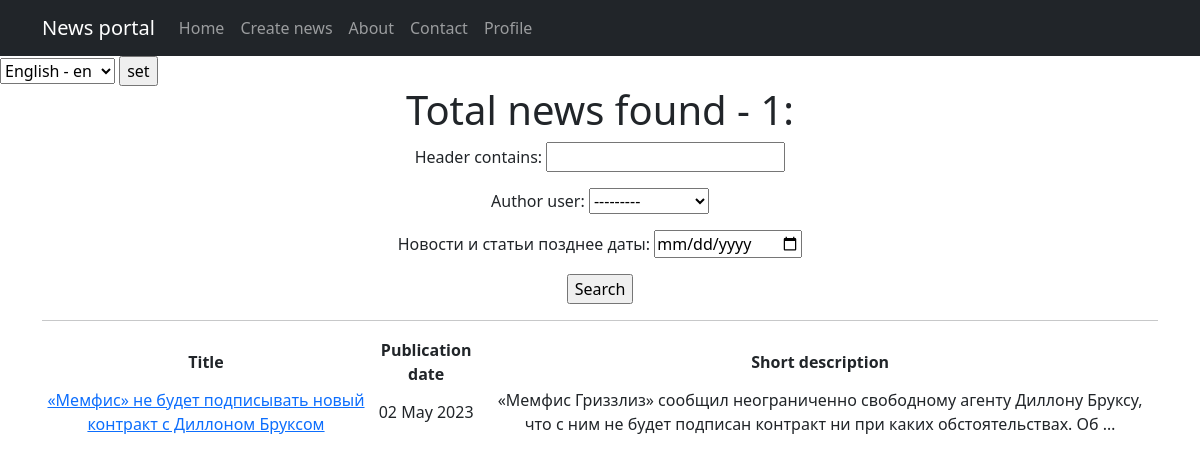
Page /news/search/ on the earlier database version.
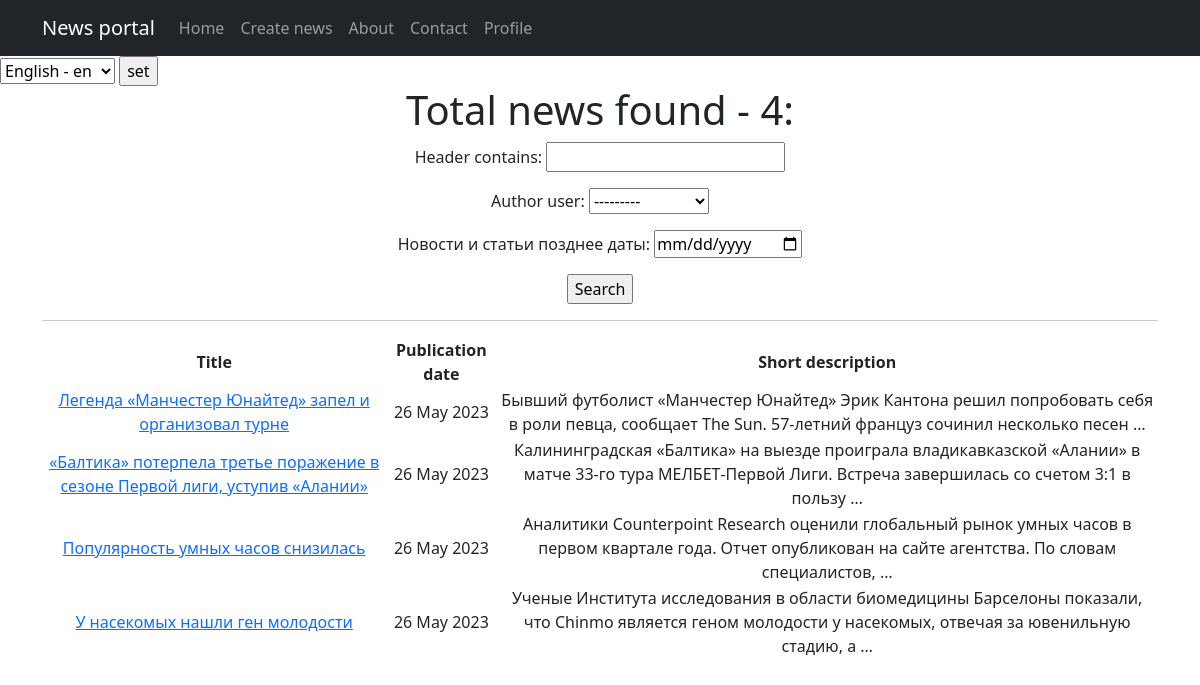
Same page on the later database version.
### news_portal/models.py (models this page shows, shortened)
class Post(models.Model):
    article = 'AR'
    news = 'NE'
    OBJECT_TYPES = [
        (article, 'Статья'),
        (news, 'Новость')
    ]
    author = models.ForeignKey(Author, on_delete=models.CASCADE)
    object_type = models.CharField(max_length=2, choices=OBJECT_TYPES, default=article)
    date_post = models.DateTimeField(auto_now_add=True)
    categories = models.ManyToManyField('Category', through="PostCategory")
    header = models.CharField(max_length=255)
    text_post = models.TextField()
    post_rating = models.FloatField(default=0.0)

### news_portal/views.py (the view)
# urls.py: path('search/', PostSearch.as_view(), name='post_search'),
class PostSearch(ListView):
    model = Post
    template_name = 'search.html'
    context_object_name = 'news'
    def get_queryset(self):
        queryset = super().get_queryset()
        self.filterset = PostFilter(self.request.GET, queryset)
        return self.filterset.qs
    def get_context_data(self, **kwargs):
        context = super().get_context_data(**kwargs)
        context['filterset'] = self.filterset
        context['date_post'] = datetime.utcnow()
        return context

### news_portal/templatetags/censor.py (called while the page is built)
@register.filter()
def censor(value):
    for word in CURSE_WORDS:
        if word in value:
            censor_word = ''.join(['*' for word in range(len(word))])
            value = value.replace(word, censor_word)
    return value

### templates/search.html (shortened to what this page needs)
{% extends 'flatpages/default.html' %}
{% load censor %}
{% load i18n %}
{% block content %}
    <h1>{% trans "Total news found" %} - {{ news|length }}:</h1>
    <form action="" method="get">
        {{ filterset.form.as_p }}
       <input type="submit" value="{% trans 'Search' %}"/>
    </form>
    <hr>
    {% if news %}
        <table>
            <tr>
                <td><strong>{% trans "Title" %}</strong></td>
                <td><strong>{% trans "Publication date" %}</strong></td>
                <td><strong>{% trans "Short description" %}</strong></td>
            </tr>
            {% for post in news %}
            <tr>
                <td><a href="{% url 'news_detail' post.id %}">{{ post.header|censor }}</a></td>
                <td>{{ post.date_post|date:'d M Y'}}</td>
                <td>{{ post.text_post|truncatewords:20|censor }}</td>
            </tr>
            {% endfor %}
        </table>
    {% else %}
        <h2>{% trans "No news!" %}</h2>
    {% endif %}
{% endblock content %}

Differences in the rows shown:
removed Post: header|censor "«Мемфис» не будет подписывать новый контракт с Диллоном Бруксом", date_post "02 May 2023", text_post|censor "«Мемфис Гриззлиз» сообщил неограниченно свободному агенту Диллону Бруксу, что с ним не будет подписан контракт ни при каких обстоятельствах. Об …"
added Post: header|censor "Легенда «Манчестер Юнайтед» запел и организовал турне", date_post "26 May 2023", text_post|censor "Бывший футболист «Манчестер Юнайтед» Эрик Кантона решил попробовать себя в роли певца, сообщает The Sun. 57‑летний француз сочинил несколько песен …"
added Post: header|censor "«Балтика» потерпела третье поражение в сезоне Первой лиги, уступив «Алании»", date_post "26 May 2023", text_post|censor "Калининградская «Балтика» на выезде проиграла владикавказской «Алании» в матче 33‑го тура МЕЛБЕТ‑Первой Лиги. Встреча завершилась со счетом 3:1 в пользу …"
added Post: header|censor "Популярность умных часов снизилась", date_post "26 May 2023", text_post|censor "Аналитики Counterpoint Research оценили глобальный рынок умных часов в первом квартале года. Отчет опубликован на сайте агентства. По словам специалистов, …"
added Post: header|censor "У насекомых нашли ген молодости", date_post "26 May 2023", text_post|censor "Ученые Института исследования в области биомедицины Барселоны показали, что Chinmo является геном молодости у насекомых, отвечая за ювенильную стадию, а …"
Other differences:
{{ news|length }}: "1" → "4"
